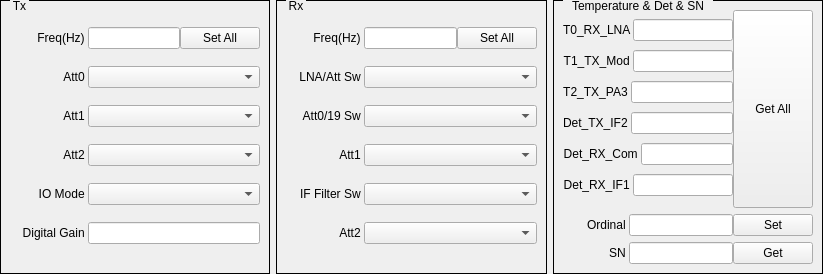
<?xml version="1.0" encoding="UTF-8"?>
<ui version="4.0">
 <class>Q_SP1401_R1F_Widget</class>
 <widget class="QWidget" name="Q_SP1401_R1F_Widget">
  <property name="geometry">
   <rect>
    <x>0</x>
    <y>0</y>
    <width>823</width>
    <height>274</height>
   </rect>
  </property>
  <property name="windowTitle">
   <string>Dialog</string>
  </property>
  <layout class="QHBoxLayout" name="horizontalLayout_3" stretch="1,1,1">
   <property name="leftMargin">
    <number>0</number>
   </property>
   <property name="topMargin">
    <number>0</number>
   </property>
   <property name="rightMargin">
    <number>0</number>
   </property>
   <property name="bottomMargin">
    <number>0</number>
   </property>
   <item>
    <widget class="QGroupBox" name="groupBoxTX">
     <property name="styleSheet">
      <string notr="true">QGroupBox{ border:1px solid black; margin-top:0.5ex; }
QGroupBox::title { subcontrol-origin:margin; subcontrol-position:top left; top:-1px; left:10px; margin-left: 0px; padding:0 1px; }</string>
     </property>
     <property name="title">
      <string>Tx</string>
     </property>
     <layout class="QHBoxLayout" name="horizontalLayout">
      <item>
       <layout class="QVBoxLayout" name="verticalLayoutTX">
        <property name="spacing">
         <number>0</number>
        </property>
        <item>
         <layout class="QHBoxLayout" name="horizontalLayoutTX0">
          <property name="spacing">
           <number>0</number>
          </property>
          <property name="topMargin">
           <number>0</number>
          </property>
          <property name="rightMargin">
           <number>0</number>
          </property>
          <property name="bottomMargin">
           <number>0</number>
          </property>
          <item>
           <widget class="QLabel" name="labelTXFreq">
            <property name="sizePolicy">
             <sizepolicy hsizetype="Fixed" vsizetype="Fixed">
              <horstretch>0</horstretch>
              <verstretch>0</verstretch>
             </sizepolicy>
            </property>
            <property name="minimumSize">
             <size>
              <width>78</width>
              <height>16</height>
             </size>
            </property>
            <property name="text">
             <string>Freq(Hz) </string>
            </property>
            <property name="alignment">
             <set>Qt::AlignRight|Qt::AlignTrailing|Qt::AlignVCenter</set>
            </property>
            <property name="buddy">
             <cstring>lineEditTXFreq</cstring>
            </property>
           </widget>
          </item>
          <item>
           <widget class="QFreqScrollLineEdit" name="lineEditTXFreq">
            <property name="sizePolicy">
             <sizepolicy hsizetype="Expanding" vsizetype="Fixed">
              <horstretch>5</horstretch>
              <verstretch>0</verstretch>
             </sizepolicy>
            </property>
            <property name="text">
             <string/>
            </property>
           </widget>
          </item>
          <item>
           <widget class="QPushButton" name="pushButtonSetTXAll">
            <property name="sizePolicy">
             <sizepolicy hsizetype="Expanding" vsizetype="Fixed">
              <horstretch>1</horstretch>
              <verstretch>0</verstretch>
             </sizepolicy>
            </property>
            <property name="text">
             <string>Set All</string>
            </property>
           </widget>
          </item>
         </layout>
        </item>
        <item>
         <layout class="QHBoxLayout" name="horizontalLayoutTX1">
          <property name="spacing">
           <number>0</number>
          </property>
          <item>
           <widget class="QLabel" name="labelTXAtt0">
            <property name="sizePolicy">
             <sizepolicy hsizetype="Fixed" vsizetype="Fixed">
              <horstretch>0</horstretch>
              <verstretch>0</verstretch>
             </sizepolicy>
            </property>
            <property name="minimumSize">
             <size>
              <width>78</width>
              <height>16</height>
             </size>
            </property>
            <property name="text">
             <string>Att0 </string>
            </property>
            <property name="alignment">
             <set>Qt::AlignRight|Qt::AlignTrailing|Qt::AlignVCenter</set>
            </property>
            <property name="buddy">
             <cstring>comboBoxTXAtt0</cstring>
            </property>
           </widget>
          </item>
          <item>
           <widget class="QComboBox" name="comboBoxTXAtt0">
            <property name="sizePolicy">
             <sizepolicy hsizetype="Expanding" vsizetype="Fixed">
              <horstretch>5</horstretch>
              <verstretch>0</verstretch>
             </sizepolicy>
            </property>
           </widget>
          </item>
         </layout>
        </item>
        <item>
         <layout class="QHBoxLayout" name="horizontalLayoutTX2">
          <property name="spacing">
           <number>0</number>
          </property>
          <item>
           <widget class="QLabel" name="labelTXAtt1">
            <property name="sizePolicy">
             <sizepolicy hsizetype="Preferred" vsizetype="Fixed">
              <horstretch>0</horstretch>
              <verstretch>0</verstretch>
             </sizepolicy>
            </property>
            <property name="minimumSize">
             <size>
              <width>78</width>
              <height>16</height>
             </size>
            </property>
            <property name="text">
             <string>Att1 </string>
            </property>
            <property name="alignment">
             <set>Qt::AlignRight|Qt::AlignTrailing|Qt::AlignVCenter</set>
            </property>
            <property name="buddy">
             <cstring>comboBoxTXAtt1</cstring>
            </property>
           </widget>
          </item>
          <item>
           <widget class="QComboBox" name="comboBoxTXAtt1">
            <property name="sizePolicy">
             <sizepolicy hsizetype="Expanding" vsizetype="Fixed">
              <horstretch>5</horstretch>
              <verstretch>0</verstretch>
             </sizepolicy>
            </property>
           </widget>
          </item>
         </layout>
        </item>
        <item>
         <layout class="QHBoxLayout" name="horizontalLayoutTX3">
          <property name="spacing">
           <number>0</number>
          </property>
          <item>
           <widget class="QLabel" name="labelTXAtt2">
            <property name="sizePolicy">
             <sizepolicy hsizetype="Preferred" vsizetype="Fixed">
              <horstretch>0</horstretch>
              <verstretch>0</verstretch>
             </sizepolicy>
            </property>
            <property name="minimumSize">
             <size>
              <width>78</width>
              <height>16</height>
             </size>
            </property>
            <property name="text">
             <string>Att2 </string>
            </property>
            <property name="alignment">
             <set>Qt::AlignRight|Qt::AlignTrailing|Qt::AlignVCenter</set>
            </property>
            <property name="buddy">
             <cstring>comboBoxTXAtt2</cstring>
            </property>
           </widget>
          </item>
          <item>
           <widget class="QComboBox" name="comboBoxTXAtt2">
            <property name="sizePolicy">
             <sizepolicy hsizetype="Expanding" vsizetype="Fixed">
              <horstretch>5</horstretch>
              <verstretch>0</verstretch>
             </sizepolicy>
            </property>
           </widget>
          </item>
         </layout>
        </item>
        <item>
         <layout class="QHBoxLayout" name="horizontalLayoutTX4">
          <property name="spacing">
           <number>0</number>
          </property>
          <item>
           <widget class="QLabel" name="labelIOMode">
            <property name="sizePolicy">
             <sizepolicy hsizetype="Preferred" vsizetype="Fixed">
              <horstretch>0</horstretch>
              <verstretch>0</verstretch>
             </sizepolicy>
            </property>
            <property name="minimumSize">
             <size>
              <width>78</width>
              <height>16</height>
             </size>
            </property>
            <property name="text">
             <string>IO Mode </string>
            </property>
            <property name="alignment">
             <set>Qt::AlignRight|Qt::AlignTrailing|Qt::AlignVCenter</set>
            </property>
            <property name="buddy">
             <cstring>comboBoxIOMode</cstring>
            </property>
           </widget>
          </item>
          <item>
           <widget class="QComboBox" name="comboBoxIOMode">
            <property name="sizePolicy">
             <sizepolicy hsizetype="Expanding" vsizetype="Fixed">
              <horstretch>5</horstretch>
              <verstretch>0</verstretch>
             </sizepolicy>
            </property>
           </widget>
          </item>
         </layout>
        </item>
        <item>
         <layout class="QHBoxLayout" name="horizontalLayoutTX5">
          <property name="spacing">
           <number>0</number>
          </property>
          <item>
           <widget class="QLabel" name="labelDGain">
            <property name="sizePolicy">
             <sizepolicy hsizetype="Fixed" vsizetype="Fixed">
              <horstretch>0</horstretch>
              <verstretch>0</verstretch>
             </sizepolicy>
            </property>
            <property name="minimumSize">
             <size>
              <width>78</width>
              <height>16</height>
             </size>
            </property>
            <property name="text">
             <string>Digital Gain </string>
            </property>
            <property name="alignment">
             <set>Qt::AlignRight|Qt::AlignTrailing|Qt::AlignVCenter</set>
            </property>
            <property name="buddy">
             <cstring>lineEditDGain</cstring>
            </property>
           </widget>
          </item>
          <item>
           <widget class="QLineEdit" name="lineEditDGain">
            <property name="sizePolicy">
             <sizepolicy hsizetype="Expanding" vsizetype="Fixed">
              <horstretch>5</horstretch>
              <verstretch>0</verstretch>
             </sizepolicy>
            </property>
           </widget>
          </item>
         </layout>
        </item>
       </layout>
      </item>
     </layout>
    </widget>
   </item>
   <item>
    <widget class="QGroupBox" name="groupBoxRX">
     <property name="styleSheet">
      <string notr="true">QGroupBox{ border:1px solid black; margin-top:0.5ex; }
QGroupBox::title { subcontrol-origin:margin; subcontrol-position:top left; top:-1px; left:10px; margin-left: 0px; padding:0 1px; }</string>
     </property>
     <property name="title">
      <string>Rx</string>
     </property>
     <layout class="QHBoxLayout" name="horizontalLayout_2">
      <item>
       <layout class="QVBoxLayout" name="verticalLayoutRX">
        <property name="spacing">
         <number>0</number>
        </property>
        <item>
         <layout class="QHBoxLayout" name="horizontalLayoutRX0">
          <property name="spacing">
           <number>0</number>
          </property>
          <item>
           <widget class="QLabel" name="labelRXFreq">
            <property name="sizePolicy">
             <sizepolicy hsizetype="Preferred" vsizetype="Fixed">
              <horstretch>0</horstretch>
              <verstretch>0</verstretch>
             </sizepolicy>
            </property>
            <property name="minimumSize">
             <size>
              <width>78</width>
              <height>16</height>
             </size>
            </property>
            <property name="text">
             <string>Freq(Hz) </string>
            </property>
            <property name="alignment">
             <set>Qt::AlignRight|Qt::AlignTrailing|Qt::AlignVCenter</set>
            </property>
            <property name="buddy">
             <cstring>lineEditRXFreq</cstring>
            </property>
           </widget>
          </item>
          <item>
           <widget class="QFreqScrollLineEdit" name="lineEditRXFreq">
            <property name="sizePolicy">
             <sizepolicy hsizetype="Expanding" vsizetype="Fixed">
              <horstretch>5</horstretch>
              <verstretch>0</verstretch>
             </sizepolicy>
            </property>
           </widget>
          </item>
          <item>
           <widget class="QPushButton" name="pushButtonSetRXAll">
            <property name="sizePolicy">
             <sizepolicy hsizetype="Expanding" vsizetype="Fixed">
              <horstretch>1</horstretch>
              <verstretch>0</verstretch>
             </sizepolicy>
            </property>
            <property name="text">
             <string>Set All</string>
            </property>
           </widget>
          </item>
         </layout>
        </item>
        <item>
         <layout class="QHBoxLayout" name="horizontalLayoutRX1">
          <property name="spacing">
           <number>0</number>
          </property>
          <item>
           <widget class="QLabel" name="labelRXLNAAttSw">
            <property name="sizePolicy">
             <sizepolicy hsizetype="Preferred" vsizetype="Fixed">
              <horstretch>0</horstretch>
              <verstretch>0</verstretch>
             </sizepolicy>
            </property>
            <property name="minimumSize">
             <size>
              <width>78</width>
              <height>16</height>
             </size>
            </property>
            <property name="text">
             <string>LNA/Att Sw </string>
            </property>
            <property name="alignment">
             <set>Qt::AlignRight|Qt::AlignTrailing|Qt::AlignVCenter</set>
            </property>
            <property name="buddy">
             <cstring>comboBoxRXLNAAttSw</cstring>
            </property>
           </widget>
          </item>
          <item>
           <widget class="QComboBox" name="comboBoxRXLNAAttSw">
            <property name="sizePolicy">
             <sizepolicy hsizetype="Expanding" vsizetype="Fixed">
              <horstretch>5</horstretch>
              <verstretch>0</verstretch>
             </sizepolicy>
            </property>
           </widget>
          </item>
         </layout>
        </item>
        <item>
         <layout class="QHBoxLayout" name="horizontalLayoutRX2">
          <property name="spacing">
           <number>0</number>
          </property>
          <item>
           <widget class="QLabel" name="labelRXAtt019Sw">
            <property name="sizePolicy">
             <sizepolicy hsizetype="Preferred" vsizetype="Fixed">
              <horstretch>0</horstretch>
              <verstretch>0</verstretch>
             </sizepolicy>
            </property>
            <property name="minimumSize">
             <size>
              <width>78</width>
              <height>16</height>
             </size>
            </property>
            <property name="text">
             <string>Att0/19 Sw </string>
            </property>
            <property name="alignment">
             <set>Qt::AlignRight|Qt::AlignTrailing|Qt::AlignVCenter</set>
            </property>
            <property name="buddy">
             <cstring>comboBoxRXAtt019Sw</cstring>
            </property>
           </widget>
          </item>
          <item>
           <widget class="QComboBox" name="comboBoxRXAtt019Sw">
            <property name="sizePolicy">
             <sizepolicy hsizetype="Expanding" vsizetype="Fixed">
              <horstretch>5</horstretch>
              <verstretch>0</verstretch>
             </sizepolicy>
            </property>
           </widget>
          </item>
         </layout>
        </item>
        <item>
         <layout class="QHBoxLayout" name="horizontalLayoutRX3">
          <property name="spacing">
           <number>0</number>
          </property>
          <item>
           <widget class="QLabel" name="labelRXAtt1">
            <property name="sizePolicy">
             <sizepolicy hsizetype="Preferred" vsizetype="Fixed">
              <horstretch>0</horstretch>
              <verstretch>0</verstretch>
             </sizepolicy>
            </property>
            <property name="minimumSize">
             <size>
              <width>78</width>
              <height>16</height>
             </size>
            </property>
            <property name="text">
             <string>Att1 </string>
            </property>
            <property name="alignment">
             <set>Qt::AlignRight|Qt::AlignTrailing|Qt::AlignVCenter</set>
            </property>
            <property name="buddy">
             <cstring>comboBoxRXAtt1</cstring>
            </property>
           </widget>
          </item>
          <item>
           <widget class="QComboBox" name="comboBoxRXAtt1">
            <property name="sizePolicy">
             <sizepolicy hsizetype="Expanding" vsizetype="Fixed">
              <horstretch>5</horstretch>
              <verstretch>0</verstretch>
             </sizepolicy>
            </property>
           </widget>
          </item>
         </layout>
        </item>
        <item>
         <layout class="QHBoxLayout" name="horizontalLayoutRX4">
          <property name="spacing">
           <number>0</number>
          </property>
          <item>
           <widget class="QLabel" name="labelIFFilterSw">
            <property name="sizePolicy">
             <sizepolicy hsizetype="Preferred" vsizetype="Fixed">
              <horstretch>0</horstretch>
              <verstretch>0</verstretch>
             </sizepolicy>
            </property>
            <property name="minimumSize">
             <size>
              <width>78</width>
              <height>16</height>
             </size>
            </property>
            <property name="text">
             <string>IF Filter Sw </string>
            </property>
            <property name="alignment">
             <set>Qt::AlignRight|Qt::AlignTrailing|Qt::AlignVCenter</set>
            </property>
            <property name="buddy">
             <cstring>comboBoxIFFilterSw</cstring>
            </property>
           </widget>
          </item>
          <item>
           <widget class="QComboBox" name="comboBoxIFFilterSw">
            <property name="sizePolicy">
             <sizepolicy hsizetype="Expanding" vsizetype="Fixed">
              <horstretch>5</horstretch>
              <verstretch>0</verstretch>
             </sizepolicy>
            </property>
           </widget>
          </item>
         </layout>
        </item>
        <item>
         <layout class="QHBoxLayout" name="horizontalLayoutRX5">
          <property name="spacing">
           <number>0</number>
          </property>
          <item>
           <widget class="QLabel" name="labelRXAtt2">
            <property name="sizePolicy">
             <sizepolicy hsizetype="Preferred" vsizetype="Fixed">
              <horstretch>0</horstretch>
              <verstretch>0</verstretch>
             </sizepolicy>
            </property>
            <property name="minimumSize">
             <size>
              <width>78</width>
              <height>16</height>
             </size>
            </property>
            <property name="text">
             <string>Att2 </string>
            </property>
            <property name="alignment">
             <set>Qt::AlignRight|Qt::AlignTrailing|Qt::AlignVCenter</set>
            </property>
            <property name="buddy">
             <cstring>comboBoxRXAtt2</cstring>
            </property>
           </widget>
          </item>
          <item>
           <widget class="QComboBox" name="comboBoxRXAtt2">
            <property name="sizePolicy">
             <sizepolicy hsizetype="Expanding" vsizetype="Fixed">
              <horstretch>5</horstretch>
              <verstretch>0</verstretch>
             </sizepolicy>
            </property>
           </widget>
          </item>
         </layout>
        </item>
       </layout>
      </item>
     </layout>
    </widget>
   </item>
   <item>
    <widget class="QGroupBox" name="groupBoxTempDetSN">
     <property name="styleSheet">
      <string notr="true">QGroupBox{ border:1px solid black; margin-top:0.5ex; }
QGroupBox::title { subcontrol-origin:margin; subcontrol-position:top left; top:-1px; left:10px; margin-left: 0px; padding:0 1px; }</string>
     </property>
     <property name="title">
      <string>Temperature &amp;&amp; Det &amp;&amp; SN</string>
     </property>
     <property name="alignment">
      <set>Qt::AlignLeading|Qt::AlignLeft|Qt::AlignVCenter</set>
     </property>
     <property name="flat">
      <bool>false</bool>
     </property>
     <property name="checkable">
      <bool>false</bool>
     </property>
     <layout class="QVBoxLayout" name="verticalLayout">
      <item>
       <layout class="QHBoxLayout" name="horizontalLayoutTempDet">
        <property name="spacing">
         <number>0</number>
        </property>
        <item>
         <layout class="QVBoxLayout" name="verticalLayoutTempDet">
          <property name="spacing">
           <number>0</number>
          </property>
          <item>
           <layout class="QHBoxLayout" name="horizontalLayoutTemp0">
            <property name="spacing">
             <number>0</number>
            </property>
            <item>
             <widget class="QLabel" name="labelTemp0">
              <property name="sizePolicy">
               <sizepolicy hsizetype="Preferred" vsizetype="Fixed">
                <horstretch>0</horstretch>
                <verstretch>0</verstretch>
               </sizepolicy>
              </property>
              <property name="minimumSize">
               <size>
                <width>66</width>
                <height>16</height>
               </size>
              </property>
              <property name="text">
               <string>T0_RX_LNA </string>
              </property>
              <property name="alignment">
               <set>Qt::AlignRight|Qt::AlignTrailing|Qt::AlignVCenter</set>
              </property>
              <property name="buddy">
               <cstring>lineEditTemp0</cstring>
              </property>
             </widget>
            </item>
            <item>
             <widget class="QLineEdit" name="lineEditTemp0">
              <property name="sizePolicy">
               <sizepolicy hsizetype="Expanding" vsizetype="Fixed">
                <horstretch>5</horstretch>
                <verstretch>0</verstretch>
               </sizepolicy>
              </property>
             </widget>
            </item>
           </layout>
          </item>
          <item>
           <layout class="QHBoxLayout" name="horizontalLayoutTemp1">
            <property name="spacing">
             <number>0</number>
            </property>
            <item>
             <widget class="QLabel" name="labelTemp1">
              <property name="sizePolicy">
               <sizepolicy hsizetype="Preferred" vsizetype="Fixed">
                <horstretch>0</horstretch>
                <verstretch>0</verstretch>
               </sizepolicy>
              </property>
              <property name="minimumSize">
               <size>
                <width>66</width>
                <height>16</height>
               </size>
              </property>
              <property name="text">
               <string>T1_TX_Mod </string>
              </property>
              <property name="alignment">
               <set>Qt::AlignRight|Qt::AlignTrailing|Qt::AlignVCenter</set>
              </property>
              <property name="buddy">
               <cstring>lineEditTemp1</cstring>
              </property>
             </widget>
            </item>
            <item>
             <widget class="QLineEdit" name="lineEditTemp1">
              <property name="sizePolicy">
               <sizepolicy hsizetype="Expanding" vsizetype="Fixed">
                <horstretch>5</horstretch>
                <verstretch>0</verstretch>
               </sizepolicy>
              </property>
             </widget>
            </item>
           </layout>
          </item>
          <item>
           <layout class="QHBoxLayout" name="horizontalLayoutTemp2">
            <property name="spacing">
             <number>0</number>
            </property>
            <item>
             <widget class="QLabel" name="labelTemp2">
              <property name="sizePolicy">
               <sizepolicy hsizetype="Preferred" vsizetype="Fixed">
                <horstretch>0</horstretch>
                <verstretch>0</verstretch>
               </sizepolicy>
              </property>
              <property name="minimumSize">
               <size>
                <width>66</width>
                <height>16</height>
               </size>
              </property>
              <property name="text">
               <string>T2_TX_PA3 </string>
              </property>
              <property name="alignment">
               <set>Qt::AlignRight|Qt::AlignTrailing|Qt::AlignVCenter</set>
              </property>
              <property name="buddy">
               <cstring>lineEditTemp2</cstring>
              </property>
             </widget>
            </item>
            <item>
             <widget class="QLineEdit" name="lineEditTemp2">
              <property name="sizePolicy">
               <sizepolicy hsizetype="Expanding" vsizetype="Fixed">
                <horstretch>5</horstretch>
                <verstretch>0</verstretch>
               </sizepolicy>
              </property>
             </widget>
            </item>
           </layout>
          </item>
          <item>
           <layout class="QHBoxLayout" name="horizontalLayoutDet0">
            <property name="spacing">
             <number>0</number>
            </property>
            <item>
             <widget class="QLabel" name="labelDetTXIF2">
              <property name="sizePolicy">
               <sizepolicy hsizetype="Preferred" vsizetype="Fixed">
                <horstretch>0</horstretch>
                <verstretch>0</verstretch>
               </sizepolicy>
              </property>
              <property name="minimumSize">
               <size>
                <width>66</width>
                <height>16</height>
               </size>
              </property>
              <property name="text">
               <string>Det_TX_IF2 </string>
              </property>
              <property name="alignment">
               <set>Qt::AlignRight|Qt::AlignTrailing|Qt::AlignVCenter</set>
              </property>
              <property name="buddy">
               <cstring>lineEditDetTXIF2</cstring>
              </property>
             </widget>
            </item>
            <item>
             <widget class="QLineEdit" name="lineEditDetTXIF2">
              <property name="sizePolicy">
               <sizepolicy hsizetype="Expanding" vsizetype="Fixed">
                <horstretch>5</horstretch>
                <verstretch>0</verstretch>
               </sizepolicy>
              </property>
             </widget>
            </item>
           </layout>
          </item>
          <item>
           <layout class="QHBoxLayout" name="horizontalLayoutDet1">
            <property name="spacing">
             <number>0</number>
            </property>
            <item>
             <widget class="QLabel" name="labelDetRXCom">
              <property name="sizePolicy">
               <sizepolicy hsizetype="Preferred" vsizetype="Fixed">
                <horstretch>0</horstretch>
                <verstretch>0</verstretch>
               </sizepolicy>
              </property>
              <property name="minimumSize">
               <size>
                <width>66</width>
                <height>16</height>
               </size>
              </property>
              <property name="text">
               <string>Det_RX_Com </string>
              </property>
              <property name="alignment">
               <set>Qt::AlignRight|Qt::AlignTrailing|Qt::AlignVCenter</set>
              </property>
              <property name="buddy">
               <cstring>lineEditDetRXCom</cstring>
              </property>
             </widget>
            </item>
            <item>
             <widget class="QLineEdit" name="lineEditDetRXCom">
              <property name="sizePolicy">
               <sizepolicy hsizetype="Expanding" vsizetype="Fixed">
                <horstretch>5</horstretch>
                <verstretch>0</verstretch>
               </sizepolicy>
              </property>
             </widget>
            </item>
           </layout>
          </item>
          <item>
           <layout class="QHBoxLayout" name="horizontalLayoutDet2">
            <property name="spacing">
             <number>0</number>
            </property>
            <item>
             <widget class="QLabel" name="labelDetRXIF1">
              <property name="sizePolicy">
               <sizepolicy hsizetype="Preferred" vsizetype="Fixed">
                <horstretch>0</horstretch>
                <verstretch>0</verstretch>
               </sizepolicy>
              </property>
              <property name="minimumSize">
               <size>
                <width>66</width>
                <height>16</height>
               </size>
              </property>
              <property name="text">
               <string>Det_RX_IF1 </string>
              </property>
              <property name="alignment">
               <set>Qt::AlignRight|Qt::AlignTrailing|Qt::AlignVCenter</set>
              </property>
              <property name="buddy">
               <cstring>lineEditDetRXIF1</cstring>
              </property>
             </widget>
            </item>
            <item>
             <widget class="QLineEdit" name="lineEditDetRXIF1">
              <property name="sizePolicy">
               <sizepolicy hsizetype="Expanding" vsizetype="Fixed">
                <horstretch>5</horstretch>
                <verstretch>0</verstretch>
               </sizepolicy>
              </property>
             </widget>
            </item>
           </layout>
          </item>
         </layout>
        </item>
        <item>
         <widget class="QPushButton" name="pushButtonGetTempDetAll">
          <property name="sizePolicy">
           <sizepolicy hsizetype="Fixed" vsizetype="Expanding">
            <horstretch>1</horstretch>
            <verstretch>0</verstretch>
           </sizepolicy>
          </property>
          <property name="text">
           <string>Get All</string>
          </property>
         </widget>
        </item>
       </layout>
      </item>
      <item>
       <layout class="QHBoxLayout" name="horizontalLayoutSNSet">
        <property name="spacing">
         <number>0</number>
        </property>
        <item>
         <widget class="QLabel" name="labelOrdinal">
          <property name="sizePolicy">
           <sizepolicy hsizetype="Preferred" vsizetype="Fixed">
            <horstretch>0</horstretch>
            <verstretch>0</verstretch>
           </sizepolicy>
          </property>
          <property name="minimumSize">
           <size>
            <width>66</width>
            <height>16</height>
           </size>
          </property>
          <property name="text">
           <string>Ordinal </string>
          </property>
          <property name="alignment">
           <set>Qt::AlignRight|Qt::AlignTrailing|Qt::AlignVCenter</set>
          </property>
          <property name="buddy">
           <cstring>lineEditOrdinal</cstring>
          </property>
         </widget>
        </item>
        <item>
         <widget class="QLineEdit" name="lineEditOrdinal">
          <property name="sizePolicy">
           <sizepolicy hsizetype="Preferred" vsizetype="Fixed">
            <horstretch>5</horstretch>
            <verstretch>0</verstretch>
           </sizepolicy>
          </property>
         </widget>
        </item>
        <item>
         <widget class="QPushButton" name="pushButtonSetSN">
          <property name="sizePolicy">
           <sizepolicy hsizetype="Fixed" vsizetype="Fixed">
            <horstretch>2</horstretch>
            <verstretch>1</verstretch>
           </sizepolicy>
          </property>
          <property name="minimumSize">
           <size>
            <width>0</width>
            <height>0</height>
           </size>
          </property>
          <property name="text">
           <string>Set</string>
          </property>
         </widget>
        </item>
       </layout>
      </item>
      <item>
       <layout class="QHBoxLayout" name="horizontalLayoutSNGet">
        <property name="spacing">
         <number>0</number>
        </property>
        <item>
         <widget class="QLabel" name="labelSN">
          <property name="sizePolicy">
           <sizepolicy hsizetype="Preferred" vsizetype="Fixed">
            <horstretch>0</horstretch>
            <verstretch>0</verstretch>
           </sizepolicy>
          </property>
          <property name="minimumSize">
           <size>
            <width>66</width>
            <height>16</height>
           </size>
          </property>
          <property name="text">
           <string>SN </string>
          </property>
          <property name="alignment">
           <set>Qt::AlignRight|Qt::AlignTrailing|Qt::AlignVCenter</set>
          </property>
          <property name="buddy">
           <cstring>lineEditSN</cstring>
          </property>
         </widget>
        </item>
        <item>
         <widget class="QLineEdit" name="lineEditSN">
          <property name="sizePolicy">
           <sizepolicy hsizetype="Expanding" vsizetype="Fixed">
            <horstretch>7</horstretch>
            <verstretch>0</verstretch>
           </sizepolicy>
          </property>
         </widget>
        </item>
        <item>
         <widget class="QPushButton" name="pushButtonGetSN">
          <property name="sizePolicy">
           <sizepolicy hsizetype="Fixed" vsizetype="Fixed">
            <horstretch>2</horstretch>
            <verstretch>0</verstretch>
           </sizepolicy>
          </property>
          <property name="text">
           <string>Get</string>
          </property>
         </widget>
        </item>
       </layout>
      </item>
     </layout>
    </widget>
   </item>
  </layout>
 </widget>
 <customwidgets>
  <customwidget>
   <class>QFreqScrollLineEdit</class>
   <extends>QLineEdit</extends>
   <header>scroll_lineedit.h</header>
  </customwidget>
 </customwidgets>
 <tabstops>
  <tabstop>lineEditTXFreq</tabstop>
  <tabstop>pushButtonSetTXAll</tabstop>
  <tabstop>comboBoxTXAtt0</tabstop>
  <tabstop>comboBoxTXAtt1</tabstop>
  <tabstop>comboBoxTXAtt2</tabstop>
  <tabstop>comboBoxIOMode</tabstop>
  <tabstop>lineEditDGain</tabstop>
  <tabstop>lineEditRXFreq</tabstop>
  <tabstop>pushButtonSetRXAll</tabstop>
  <tabstop>comboBoxRXLNAAttSw</tabstop>
  <tabstop>comboBoxRXAtt019Sw</tabstop>
  <tabstop>comboBoxRXAtt1</tabstop>
  <tabstop>comboBoxIFFilterSw</tabstop>
  <tabstop>comboBoxRXAtt2</tabstop>
  <tabstop>lineEditTemp0</tabstop>
  <tabstop>lineEditTemp1</tabstop>
  <tabstop>lineEditTemp2</tabstop>
  <tabstop>pushButtonGetTempDetAll</tabstop>
  <tabstop>lineEditDetTXIF2</tabstop>
  <tabstop>lineEditDetRXCom</tabstop>
  <tabstop>lineEditDetRXIF1</tabstop>
  <tabstop>lineEditOrdinal</tabstop>
  <tabstop>pushButtonSetSN</tabstop>
  <tabstop>lineEditSN</tabstop>
  <tabstop>pushButtonGetSN</tabstop>
 </tabstops>
 <resources/>
 <connections/>
</ui>
